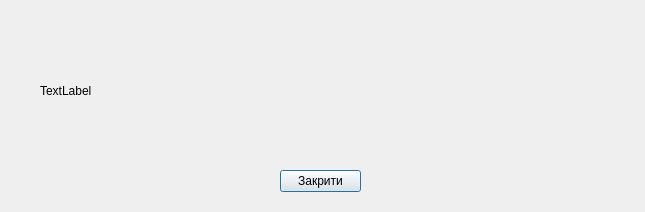
<?xml version="1.0" encoding="UTF-8"?>
<ui version="4.0">
 <class>ErrorWindow</class>
 <widget class="QDialog" name="ErrorWindow">
  <property name="geometry">
   <rect>
    <x>0</x>
    <y>0</y>
    <width>645</width>
    <height>212</height>
   </rect>
  </property>
  <property name="windowTitle">
   <string>Dialog</string>
  </property>
  <widget class="QLabel" name="label">
   <property name="geometry">
    <rect>
     <x>40</x>
     <y>50</y>
     <width>511</width>
     <height>81</height>
    </rect>
   </property>
   <property name="text">
    <string>TextLabel</string>
   </property>
   <property name="wordWrap">
    <bool>true</bool>
   </property>
  </widget>
  <widget class="QLabel" name="label_2">
   <property name="geometry">
    <rect>
     <x>30</x>
     <y>10</y>
     <width>61</width>
     <height>41</height>
    </rect>
   </property>
   <property name="text">
    <string/>
   </property>
   <property name="pixmap">
    <pixmap resource="resources.qrc">:/new/prefix1/icons/png/32/Modern3D/objects/painting_faded_no.png</pixmap>
   </property>
  </widget>
  <widget class="QPushButton" name="pushButton">
   <property name="geometry">
    <rect>
     <x>280</x>
     <y>170</y>
     <width>81</width>
     <height>22</height>
    </rect>
   </property>
   <property name="text">
    <string>Закрити</string>
   </property>
  </widget>
 </widget>
 <resources>
  <include location="resources.qrc"/>
 </resources>
 <connections/>
</ui>
